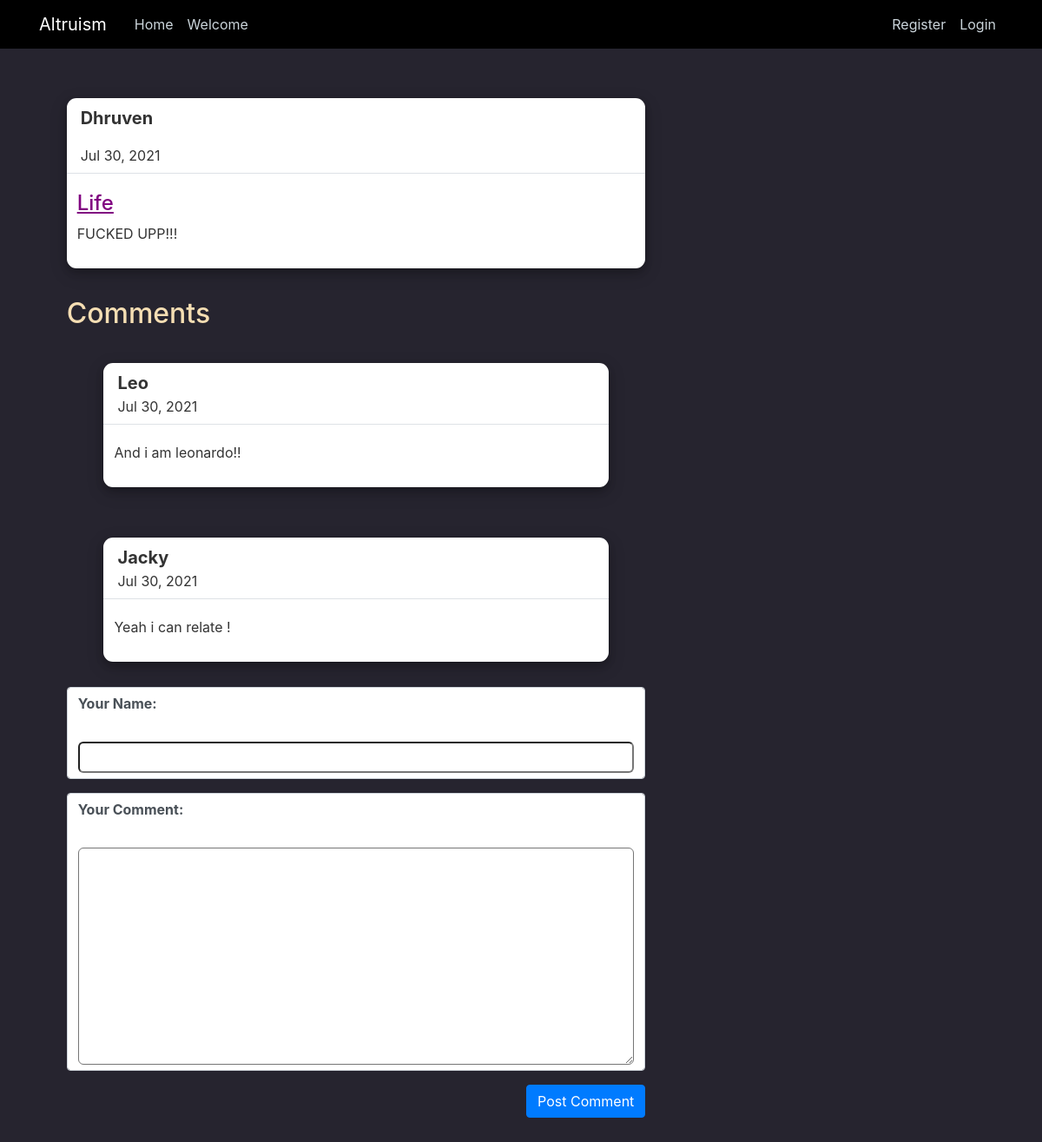
/posts/life, run on the app's committed database.
### blog/models.py (models this page shows, shortened)
class Post(models.Model):
    title = models.CharField(max_length=200)
    body = models.TextField()
    author = models.ForeignKey(User,on_delete=models.SET_NULL,related_name="posts",null = True)
    date = models.DateTimeField(auto_now_add=True)
    slug = models.SlugField(default="", null=False, editable=False,)
    fake = models.BooleanField(default=False)

class Comment(models.Model):
    user_name = models.CharField(max_length=150)
    text = models.TextField()
    post = models.ForeignKey(Post,on_delete=models.CASCADE, related_name="comments")

### blog/views.py (the view, shortened to what this page needs)
# urls.py: path("posts/<slug:slug>", views.PostDetailView.as_view(),name="post-detail-page"),
class PostDetailView(View):
    def get(self,request,slug):
        post = Post.objects.get(slug=slug)
        context = {
            "post":post,
            "comment_form": CommentForm(),
            "comments": post.comments.all().order_by("-id")
        }
        return render(request,"blog/post-detail.html",context)

### blog/forms.py
class CommentForm(forms.ModelForm):
    class Meta:
        model = Comment
        fields = ["user_name","text"]
        labels = {
            "user_name": "Your Name",
            "text": "Your Comment"
        }

### blog/templates/blog/post-detail.html (shortened to what this page needs)
{% extends "blog/base.html" %}
{% block content %}
<div class="d-flex justify-content-center row">
    <div class="col-md-11">
        <div class="bg-white comment-section">
            <div class="d-flex flex-row user p-2">
                <div class="d-flex flex-column ml-2">
                    <p class="name font-weight-bold" style="text-transform: capitalize">{{post.author}}</p>
                    <span>{{post.date|date:"M d, Y"}}</span>
                </div> <br />
            </div>
            <div class="d-flex justify-content-between p-1 border-top">
                <div class="mt-2 p-2">
                    <h4 style="color:purple"><u>{{post.title}}</u></h4>
                    <p>{{post.body}}</p>
                </div>
            </div>
        </div>
        <div>
            <h2>Comments</h2>
            {% for comment in comments %}
            <div class="container mt-8">
                <div class="d-flex justify-content-center row">
                    <div class="col-md-11">
                        <div class="bg-white comment-section">
                            <div class="d-flex flex-row user p-2">
                                <div class="d-flex flex-column ml-2"><strong
                                        class="name font-weight-bold">{{comment.user_name}}</strong>
                                    <span>{{post.date|date:"M d, Y"}}</span>
                                </div> <br />
                            </div>
                            <div class="d-flex justify-content-between p-1 border-top">
                                <div class="mt-2 p-2">
                                    <p>{{comment.text}}</p>
                                </div>
                            </div>
                        </div>
                    </div>
                </div>
            </div>
            {% endfor %}
            <form action="{% url 'post-detail-page' post.slug %}" method="POST">
                    {% for form_field in comment_form %}
                    <div class="form-control">
                        <strong>{{form_field.label_tag}}</strong><br />
                        {{form_field}}
                    </div>
                    {% endfor %}
                    <button class="btn btn-primary" style="float:right">Post Comment</button>
                    <br/>
                    <br/>
                    <br/>
            </form>
        </div>
    </div>
</div>
</div>
{% endblock %}

### blog/static/blog/style.css (style rules this page uses)
body { background: #26242f; color: #333333; margin-top: 5rem; }
h1, h2, h3, h4, h5, h6 { color: wheat; }
.comment-section { display: block; border-radius: 11px; box-shadow: 0 4px 8px 0 rgba(0, 0, 0, 0.2), 0 6px 20px 0 rgba(0, 0, 0, 0.19); margin-top: 5%; margin-bottom: 5%; max-width: 700px; margin-left: auto; margin-right: auto }
.name { font-size: 20px }
.form-control { margin-bottom:1rem; }
.form-control label { font-weight:bold; margin-bottom: 0.5rem; display: block; }
.form-control input, .form-control textarea { display: block; width:100%; font:inherit; padding: 0.25rem; border-radius:6px; }

### data on the page
Post: author "Dhruven", date "Jul 30, 2021", title "Life", body "FUCKED UPP!!!"
Comment: user_name "Leo", text "And i am leonardo!!"
Comment: user_name "Jacky", text "Yeah i can relate !"
